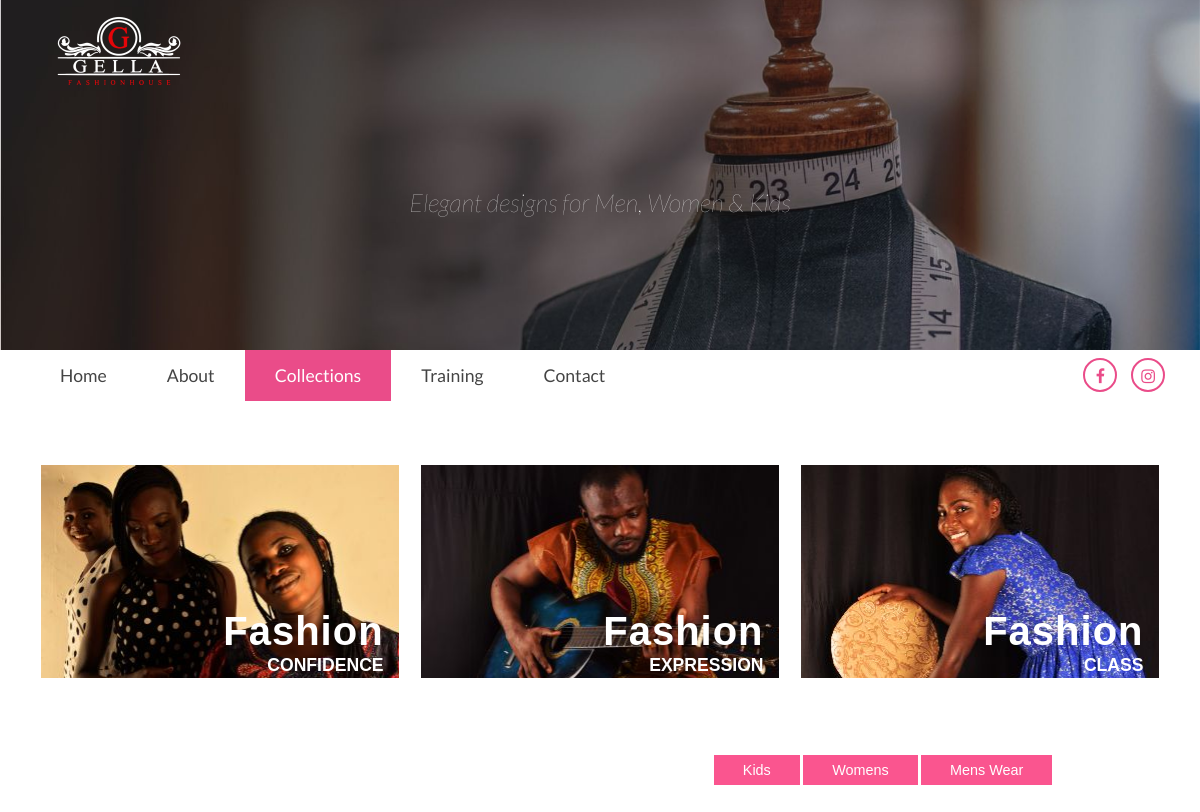
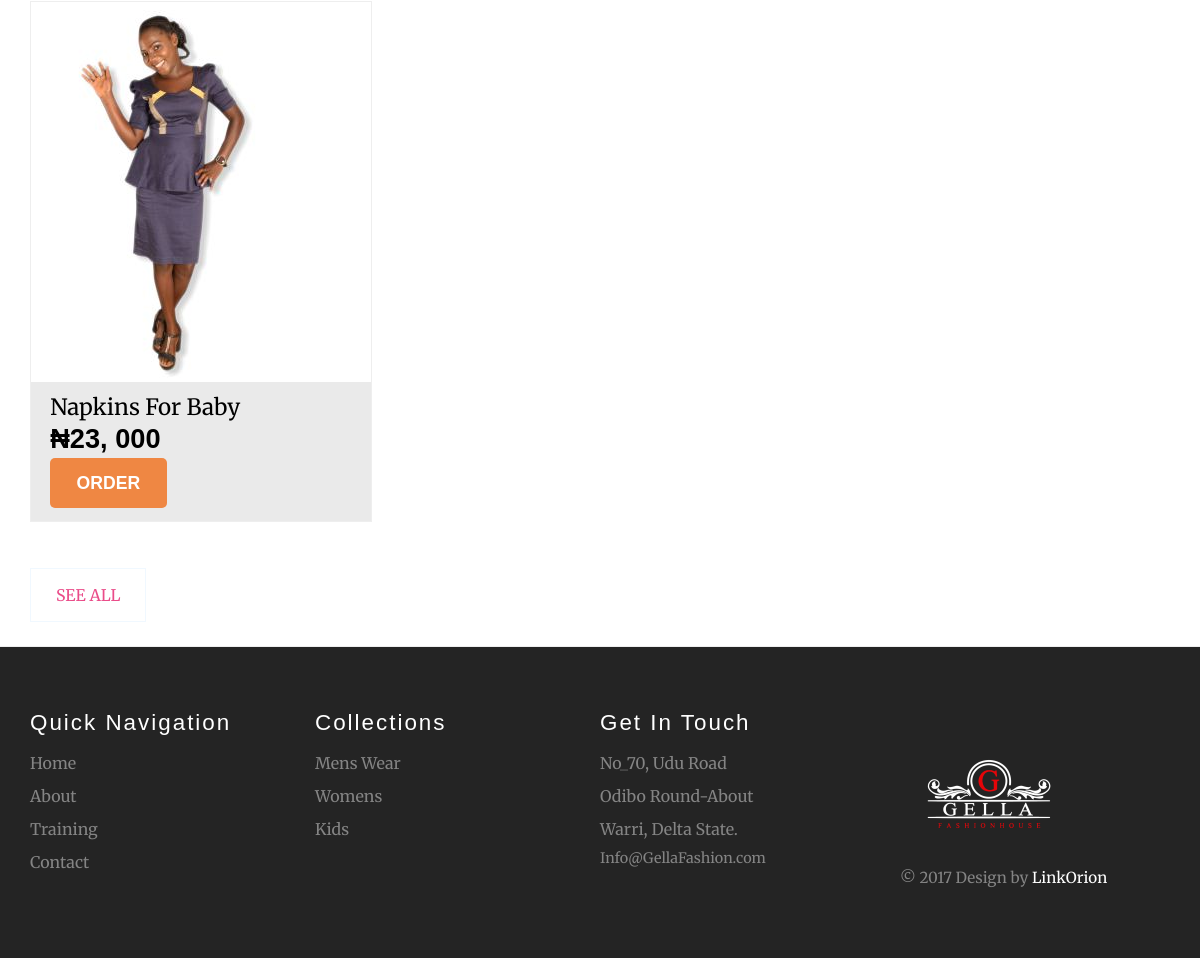
The page /index.php/home/collections on the database its author committed (2 pictures, top to bottom).
### tables this page shows
CREATE TABLE IF NOT EXISTS `category` (
`category_id` int(11) NOT NULL,
  `category_name` varchar(255) NOT NULL,
  `category_slug` varchar(255) NOT NULL,
  `category_banner` varchar(255) NOT NULL
);

CREATE TABLE IF NOT EXISTS `product` (
`product_id` int(20) NOT NULL,
  `product_name` varchar(255) NOT NULL,
  `product_slug` varchar(255) NOT NULL,
  `product_description` varchar(255) NOT NULL,
  `product_price` varchar(255) NOT NULL,
  `product_category_id` int(20) NOT NULL,
  `featured` enum('yes','no') NOT NULL DEFAULT 'no',
  `product_added_date` varchar(255) NOT NULL
);

### application/controllers/Home.php (called while the page is built, shortened)
<?php
class Home extends CI_controller {
	public function __construct()
	{
		$this->load->library('form_validation');
		$this->load->model('Home_model');
		$this->load->library('cart');
		$this->load->library('pagination');
	}
	public function collections()
	{
		$data['nav'] = array('home' => '', 'about' => '', 'collect' => 'active', 'training' => '', 'contact' => '');
		$data['collections'] = $this->Home_model->fetch_all_collections();
		$this->general_page_template("public/collections", $data);
	}
	private function general_page_template($PageName, $data=array())
	{
		$data['categorys'] = $this->Home_model->fetch_categories();
		$data['home_header'] = $this->load->view('templates/home_header', '', TRUE);
		$data['home_navigation'] = $this->load->view('templates/home_navigation', $data, TRUE);
		$data['home_footer'] = $this->load->view('templates/home_footer', $data, TRUE);
		$this->load->view($PageName, $data);
	}
}
?>

### index.php (called while the page is built, shortened)
<?php
require_once BASEPATH.'core/CodeIgniter.php';

### application/models/Home_model.php (called while the page is built, shortened)
<?php
class Home_model extends CI_Model {
	public function fetch_all_collections()
	{
		$this->db->from('category');
		$this->db->order_by('category_id', 'DESC');
		$query = $this->db->get();
		if ($query->num_rows() > 0) {
			$result = $query->result_array();
			for($i = 0; $i < count($result); $i++) {
				$this->db->order_by('product_id', 'DESC');
				$this->db->where('product_category_id', $result[$i]['category_id']);
				$query = $this->db->get('product');
				$result[$i]['product_details'] = $query->result_array();
				if (count($result[$i]['product_details']) > 0) {
					for($y = 0; $y < count($result[$i]['product_details']); $y++) {
						$product_id = $result[$i]['product_details'][$y]['product_id'];
						$this->db->select('item_image_path');
						$this->db->where('item_id', $product_id);
						$this->db->limit(1);
						$query = $this->db->get('item_pictures');
						if ($query->num_rows() > 0) {
							$returned_price_result = $query->row_array();
							$result[$i]['product_details'][$y]['item_image_path'] = $returned_price_result['item_image_path'];
						}
					}
				}
			}
			return $result;
		}else {
			return FALSE;
		}
	}
}
?>

### application/views/public/collections.php (the view, shortened to what this page needs)
<!DOCTYPE HTML>
<html>
<head>
<?php echo $home_header; ?>
</head>
<body>
<div class="banner about-banner">
    <div class="container">
        <div class="logo">
            <a href="<?php echo site_url(); ?>"><img src="<?php echo base_url('assets/images/Gella_logo.png'); ?>" alt="" /></a>
        </div>
        <div class="banner-top about-banner-text">
            <p>Elegant designs for Men, Women &amp; Kids</p>
        </div>
    </div>
</div>
<?php echo $home_navigation; ?>
<div class="categoires">
	 <div class="container">
		 <a href="#">
             <div class="col-md-4 sections fashion-grid-a">
                 <h4>Fashion</h4>
                 <p>confidence</p>
             </div>
         </a>
		 <a href="#">
             <div class="col-md-4 sections fashion-grid-b">
                 <h4>Fashion</h4>
                 <p>expression</p>
             </div>
         </a>
		 <a href="#">
             <div class="col-md-4 sections fashion-grid-c">
                 <h4>Fashion</h4>
                 <p>Class</p>
             </div>
         </a>
	 </div>
</div>
<div class="features" id="features">
	 <div class="container">
		 <div class="tabs-box">
			<ul class="tabs-menu">
            <?php for($i = 0; $i < count($collections); $i++): ?>
            	<?php $m = $i+1; ?>
				<li><a href="#tab<?php echo $m; ?>"><?php echo $collections[$i]['category_name']; ?></a></li>
			<?php endfor; ?>
			</ul>
			<div class="clearfix"> </div>
             <div class="tab-grids">
             <?php for($i = 0; $i < count($collections); $i++): ?>
             <?php $m = $i+1; ?>
                 <div id="tab<?php echo $m; ?>" class="tab-grid<?php echo $m; ?>">
                	<?php if (count($collections[$i]['product_details']) > 0) { ?>
                 	<?php for($o = 0; $o < count($collections[$i]['product_details']); $o++): ?>
                     <div class="product-grid">
                         <a href="<?php echo site_url('product/' . $collections[$i]['category_slug'] . "/" . $collections[$i]['product_details'][$o]['product_slug']); ?>">
                            <div class="product-img b-link-stripe b-animate-go  thickbox">
                                <img src="<?php echo base_url('assets/images/products/'.$collections[$i]['product_details'][$o]['item_image_path']); ?>" class="img-responsive" alt=""/>
                                <div class="b-wrapper">
                                </div>
                            </div>
                             <div class="product-info simpleCart_shelfItem">
                                <div class="product-info-cust">
                                    <h4><?php echo $collections[$i]['product_details'][$o]['product_name']; ?></h4>
                                    <span class="item_price">₦<?php echo $collections[$i]['product_details'][$o]['product_price']; ?></span>
                                    <input type="button" class="item_add" value="ORDER">
                                </div>
                                <div class="clearfix"> </div>
                            </div>
						</a>
                     </div>
					<?php endfor; ?>
                     <div class="clearfix"></div>
                     <div class="see_more"><a href="<?php echo site_url('category/' . $collections[$i]['category_slug']); ?>">SEE ALL</a></div>
                   <?php }else { ?>
                        <span style="font-family: 'Merriweather', serif;">No Product In This Collection Yet.</span>
                   <?php } ?>
                 </div>
			<?php endfor; ?>
             </div>
		 </div>
	 </div>
</div>
<?php echo $home_footer; ?>
</body>
</html>

### application/views/templates/home_footer.php (shortened to what this page needs)
<div class="footer">
 <div class="container">
     <div class="col-md-3 col-sm-6 ftr_navi ftr">
         <h3>Quick Navigation</h3>
         <ul>
             <li><a href="<?php echo site_url(); ?>">Home</a></li>
             <li><a href="<?php echo site_url('about_us'); ?>">About</a></li>
             <li><a href="#">Training</a></li>
             <li><a href="<?php echo site_url('contact_us'); ?>">Contact</a></li>
         </ul>
     </div>
     <div class="col-md-3 col-sm-6 ftr_navi ftr">
         <h3>Collections</h3>
         <ul>
         	<?php foreach($categorys as $category): ?>
             <li><a href="<?php echo site_url('category/' . $category['category_slug']); ?>"><?php echo $category['category_name']; ?></a></li>
             <?php endforeach; ?>
         </ul>
     </div>
     <div class="col-md-3 col-sm-6 get_in_touch ftr">
          <h3>Get In Touch</h3>
          <p>No_70, Udu Road</p>
          <p>Odibo Round-About</p>
          <p>Warri, Delta State.</p>
          <a href="mailto:mail@mlampah.com">Info@GellaFashion.com</a>
     </div>
     <div class="col-md-3 col-sm-6 ftr-logo">
          <a href="index.html"><img src="<?php echo base_url('assets/images/Gella_logo.png'); ?>" alt=""/></a>
         <p>&copy; 2017 Design by <a href="http://linkorion.com">LinkOrion</a></p>
     </div>
    <div class="clearfix"> </div>
 </div>
</div>

### assets/css/style1.css (style rules this page uses)
html, body { font-size: 100%; background: #fff; font-family: 'Merriweather', serif; }
body a { transition: 0.5s all ease; -webkit-transition: 0.5s all ease; -moz-transition: 0.5s all ease; -o-transition: 0.5s all ease; -ms-transition: 0.5s all ease; }
h1,h2,h3,h4,h5,h6 { margin:0; }
p { margin:0; }
ul,label { margin:0; padding:0; }
.banner { background:url(../images/bgm.jpg) no-repeat center; min-height:670px; background-size:cover; -webkit-background-size:cover; -moz-background-size:cover; -o-background-size:cover; -ms-background-size:cover; }
@media screen and (max-width: 1440px) { .banner-2,.banner,.banner-1 { min-height: 650px; } }
@media screen and (max-width: 1366px) { .banner-2,.banner,.banner-1 { min-height: 630px; } }
@media screen and (max-width: 1280px) { .banner-2,.banner,.banner-1 { min-height: 600px; } }
.about-banner { min-height: 350px; }
div.see_more a { display: inline-block; padding: 15px 25px; border: 1px solid aliceblue; color: #EA4C89; }
.banner-top { margin-top: 15.19%; text-align: center; }
.about-banner-text { margin-top: 7%; }
.banner-top p { color: #fff; font-size: 25px; font-weight: 100; font-family: 'Lato', sans-serif; font-style: italic; }
.footer { border-top: 1.5px solid #eee; padding: 4em 0; background-color: #242424; }
.ftr { margin-top: 0em; padding: 0; margin-bottom: 15px; }
.get_in_touch h3, .ftr_navi h3 { font-family: 'Viga', sans-serif; letter-spacing: 2px; font-size: 1.4em; margin-bottom: .5em; color: #fff; }
.ftr_navi.ftr ul { margin: 0; padding: 0; list-style: none; }
.ftr_navi ul li { display: block; }
.ftr_navi ul li a { display: block; padding: 5px 0; color: #848484; font-size: 1em; }
.get_in_touch p { color: #848484; font-size: 1em; padding: 5px 0; }
.get_in_touch a { color: #848484; font-size: 0.9em; text-decoration: none; }
.ftr-logo { margin-top: 2em; }
.ftr-logo p { margin-top: 1em; color: #848484; line-height: 1.8em; font-size: 0.95em; }
.ftr-logo p a { color:#fff; }
.categoires { margin:4em 0 0em 0; }
.fashion-grid-a { background:url(../images/bg1.jpg) no-repeat; min-height: 210px; }
.fashion-grid-b { background: url(../images/bg2.jpg) no-repeat; min-height: 210px; }
.fashion-grid-c { background: url(../images/bg3.jpg) no-repeat; min-height: 210px; }
.sections { text-align:right; padding-top:9em; width:31.333%; margin-right: 1%; margin-left: 1%; float: left; }
.sections h4 { color:#fff; font-weight:600; display: inline-block; letter-spacing:1px; font-size:2.5em; font-family: 'Raleway', sans-serif; }
.sections p { color:#fff; font-weight:600; font-size:1.1em; text-transform:uppercase; font-family: 'Raleway', sans-serif; }
ul.tabs-menu { padding:0; width: 40%; float:right; }
ul.tabs-menu li { display:inline-block; }
ul.tabs-menu li a { font-size: 0.9em; padding: 0.5em 2em; text-decoration: none; background: #fa558f; color: #fff; font-family: 'Arimo', sans-serif; }
.tabs-box { width: 100%; margin: 5em auto 1.5em auto; }
.tab-grids { margin-top: 2em; }
.product-grid { width: 30%; margin: 0 3% 4% 0; float: left; border: 1.5px solid #eee; position: relative; transition: 0.5s all; -webkit-transition: 0.5s all; -moz-transition: 0.5s all; -o-transition: 0.5s all; min-height: 200px; }
.b-link-stripe { position:relative; display:inline-block; vertical-align:top; font-weight: 300; overflow:hidden; width: 100%; }
.b-link-stripe .b-wrapper { position:absolute; width:100%; height:100%; top:0; left:0; text-align:center; color:#ffffff; overflow:hidden; }
.b-animate-go { text-decoration:none; }
.product-info { background: #eaeaea; }
.product-info-cust { float: left; padding: 0.8em 1.2em; }
.product-info-cust h4 { color:#000; font-weight:400; font-size:1.4em; }
span.item_price { color:#000; font-weight:600; font-size:1.7em; font-family: 'Arimo', sans-serif; }
.item_add { color:#fff; text-decoration:none; font-weight:600; font-family: 'Arimo', sans-serif; padding:0.7em 1.5em; font-size:1.1em; display: block; border-radius:5px; -moz-border-radius: 5px; -webkit-border-radius: 5px; -o-border-radius: 5px; margin: 0px 16px 0px 0px; background:#ef8743; border:none; outline:none; }

### rows shown on the page
category: category_name "Kids"
category: category_name "Womens"
category: category_name "Mens Wear"
product: product_name "Napkins For Baby", product_price "23, 000"
